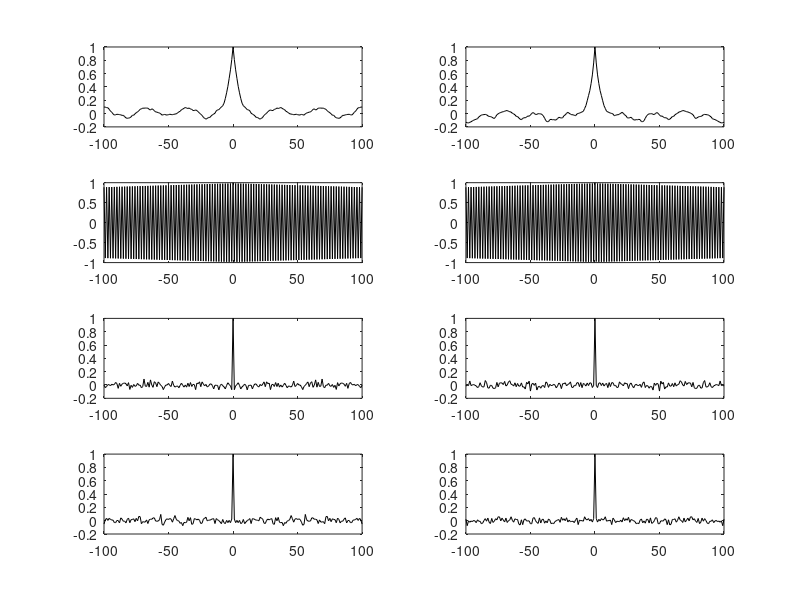
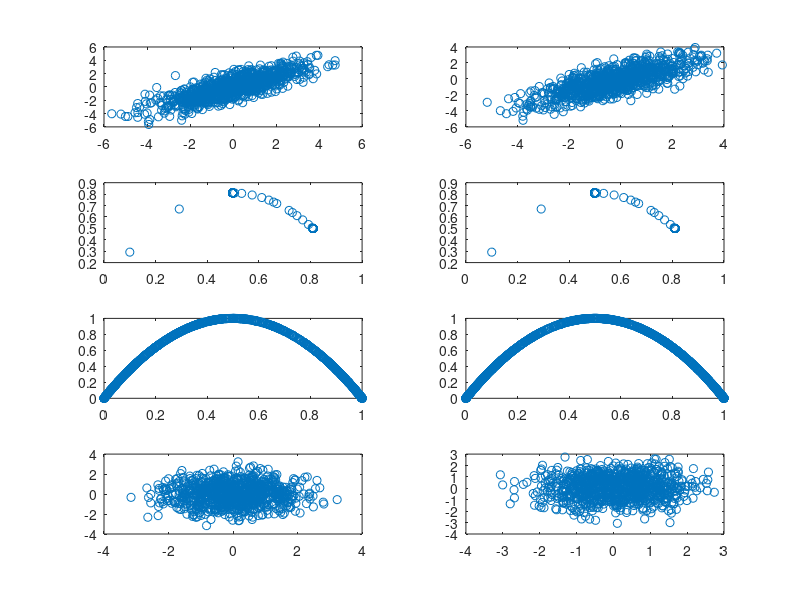

These figures' MATLAB source, in order:
clear;


ini1 = 0.1;
ini2 = 0.10001;
a = 0.8;
a1 = 3.24;
a2 = 4.0;
lag=-100:100;

%Time Series
x1a(1) = ini1;
for n = 2:1000
    x1a(n)=a*x1a(n-1)+randn;
end
auto1a=xcov(x1a, 100,'coeff');
x1b(1) = ini2;
for n = 2:1000
    x1b(n)=a*x1b(n-1)+randn;
end
auto1b=xcov(x1b, 100,'coeff');

x2a(1)=ini1;
for n = 2:1000
    x2a(n)=a1*x2a(n-1)*(1-x2a(n-1));
end
auto2a=xcov(x2a, 100,'coeff');
x2b(1)=ini2;
for n = 2:1000
    x2b(n)=a1*x2b(n-1)*(1-x2b(n-1));
end
auto2b=xcov(x2b, 100,'coeff');

x3a(1)=ini1;
for n = 2:1000
    x3a(n)=a2*x3a(n-1)*(1-x3a(n-1));
end
auto3a=xcov(x3a, 100,'coeff');
x3b(1)=ini2;
for n = 2:1000
    x3b(n)=a2*x3b(n-1)*(1-x3b(n-1));
end
auto3b=xcov(x3b, 100,'coeff');

x4a(1)=ini1;
for n = 2:1000
    x4a(n)=randn;
end
auto4a=xcov(x4a, 100,'coeff');
x4b(1)=ini2;
for n = 2:1000
    x4b(n)=randn;
end
auto4b=xcov(x4b, 100,'coeff');

%Autocorrelation Plot
figure;
subplot(4,2,1);
plot(lag,auto1a,'k');
subplot(4,2,2);
plot(lag,auto1b,'k');
subplot(4,2,3);
plot(lag,auto2a,'k');
subplot(4,2,4);
plot(lag,auto2b,'k');
subplot(4,2,5);
plot(lag,auto3a,'k');
subplot(4,2,6);
plot(lag,auto3b,'k');
subplot(4,2,7);
plot(lag,auto4a,'k');
subplot(4,2,8);
plot(lag,auto4b,'k');

%Return Plot
figure;
subplot(4,2,1);
plot(x1a(1:999),x1a(2:1000),'o');
subplot(4,2,2);
plot(x1b(1:999),x1b(2:1000),'o');
subplot(4,2,3);
plot(x2a(1:999),x2a(2:1000),'o');
subplot(4,2,4);
plot(x2b(1:999),x2b(2:1000),'o');
subplot(4,2,5);
plot(x3a(1:999),x3a(2:1000),'o');
subplot(4,2,6);
plot(x3b(1:999),x3b(2:1000),'o');
subplot(4,2,7);
plot(x4a(1:999),x4a(2:1000),'o');
subplot(4,2,8);
plot(x4b(1:999),x4b(2:1000),'o');